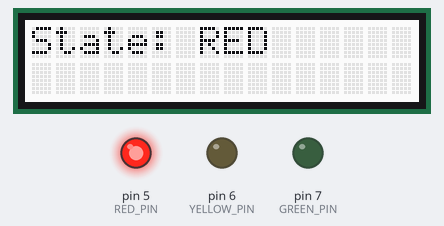
Bench run of a sketch on a simulated Arduino Uno, built with avr-gcc and run on an emulated ATmega328P. Shown: 16×2 character LCD, output pins drawn as LEDs (lit = HIGH). What the sketch prints to the serial monitor is not drawn.

Above: at 0.1 s.
At 5.1 s:
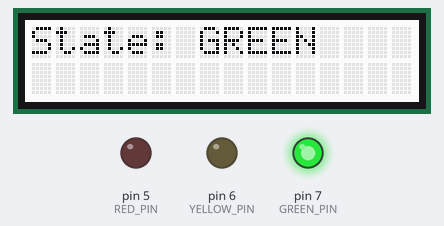
At 10.2 s:
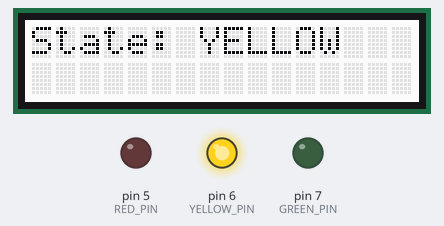
Timing chart, 0 to 127.0 s (numbered marks = the images above):
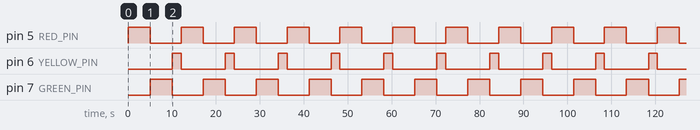

The sketch:

Task2_Traffic_Light_LEDs.ino
```cpp
// =====================================================================
//  Task 2: Traffic light with real LEDs
//  Display: Adafruit RGB LCD shield
// ---------------------------------------------------------------------
//  What this sketch does:
//    The same RED -> GREEN -> YELLOW state machine as Task 1, but each
//    state now also turns its LED on and the other two LEDs off.
//
//  Wiring:
//    D5 -> 220 ohm resistor -> RED LED    (long leg) ; short leg -> GND
//    D6 -> 220 ohm resistor -> YELLOW LED (long leg) ; short leg -> GND
//    D7 -> 220 ohm resistor -> GREEN LED  (long leg) ; short leg -> GND
//    LCD shield: 5V -> 5V, GND -> GND, SDA -> A4, SCL -> A5
//
//  Library (Tools -> Manage Libraries...):
//    "Adafruit RGB LCD Shield Library" by Adafruit
// =====================================================================

#include <Wire.h>                  // I2C bus: the shield is controlled over SDA and SCL
#include <Adafruit_RGBLCDShield.h> // driver for the Adafruit RGB LCD shield

// The LCD object. The shield is always at I2C address 0x20.
Adafruit_RGBLCDShield lcd;

// The LED pins
const int RED_PIN    = 5;
const int YELLOW_PIN = 6;
const int GREEN_PIN  = 7;

// 1. The states
enum TrafficLightState
{
    RED,
    GREEN,
    YELLOW
};

// 2. The current state. A traffic light starts on RED
TrafficLightState currentState = RED;


void setup()
{
    Serial.begin(9600);

    pinMode(RED_PIN,    OUTPUT);
    pinMode(YELLOW_PIN, OUTPUT);
    pinMode(GREEN_PIN,  OUTPUT);

    lcd.begin(16, 2);                  // start the LCD: 16 columns, 2 rows
    lcd.setBacklight(0x7);             // switch the backlight on (0x7 = white)
}


void loop()
{
    // 3. Do the work of the current state
    switch (currentState)
    {
        case RED:
            digitalWrite(RED_PIN,    HIGH);    // red on
            digitalWrite(YELLOW_PIN, LOW);     // the others off
            digitalWrite(GREEN_PIN,  LOW);
            lcd.clear();
            lcd.print("State: RED");
            Serial.println("State: RED");
            delay(5000);                       // stay in RED for 5 seconds
            currentState = GREEN;              // RED -> GREEN
            break;

        case GREEN:
            digitalWrite(RED_PIN,    LOW);
            digitalWrite(YELLOW_PIN, LOW);
            digitalWrite(GREEN_PIN,  HIGH);    // green on
            lcd.clear();
            lcd.print("State: GREEN");
            Serial.println("State: GREEN");
            delay(5000);                       // stay in GREEN for 5 seconds
            currentState = YELLOW;             // GREEN -> YELLOW
            break;

        case YELLOW:
            digitalWrite(RED_PIN,    LOW);
            digitalWrite(YELLOW_PIN, HIGH);    // yellow on
            digitalWrite(GREEN_PIN,  LOW);
            lcd.clear();
            lcd.print("State: YELLOW");
            Serial.println("State: YELLOW");
            delay(2000);                       // stay in YELLOW for 2 seconds
            currentState = RED;                // YELLOW -> RED
            break;
    }
}
```

Measured:
- by itself, pin 5 (RED_PIN), pin 7 (GREEN_PIN): alternates HIGH for 5.0 s and LOW for 7.0 s
- by itself, pin 6 (YELLOW_PIN): alternates HIGH for 2.0 s and LOW for 10.0 s
- by itself, everything shown: repeats every 12.0 s, in 3 steps
- what the display in image 1 shows lasts 5.0 s, from 5.1 s to 10.1 s
